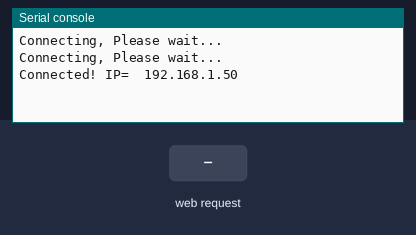
A program run on a simulated Raspberry Pi Pico running MicroPython. On the bench: the last lines printed to the serial console. Inputs (shaded band) come from the test bench. WiFi joins after 1.5 s.

Above: at 3.2 s.
3.3 s: HTTP request GET /on received
At 4.5 s:
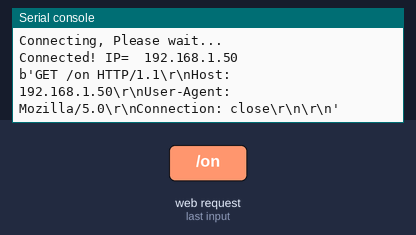
4.8 s: HTTP request GET /off received
At 5.9 s:
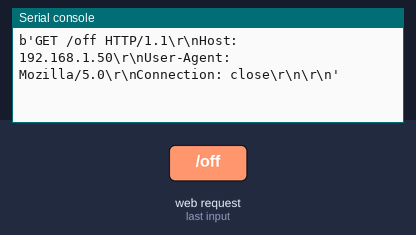
6.3 s: HTTP request GET / received
At 7.0 s:
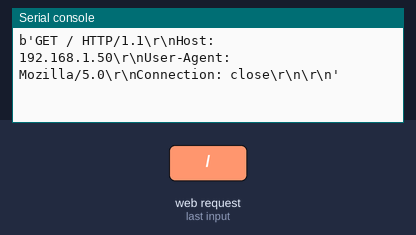

Measured:
- after the input at 3.3 s, the serial console: prints a new line at once (image 1)
- after the input at 4.8 s, the serial console: prints a new line at once (image 2)
- after the input at 6.3 s, the serial console: prints a new line at once (image 3)

The program:

01_Wireless.py
```python
import network
import socket
import utime

state = "off"
ssid = "Home_103"
password = "Krish101114"

def connect():
    wlan = network.WLAN(network.STA_IF)
    wlan.active(True)
    wlan.connect(ssid,password)

    while wlan.isconnected() == False:
        print("Connecting, Please wait...")
        utime.sleep(1)

    print("Connected! IP= ",wlan.ifconfig()[0])

def web_page(state):
    html = f"""
        <!DOCTYPE html>
        <html>
        <form action="./on">
        <input type="submit" value="Turn Light on" />
        </form>
        <form action="./off">
        <input type="submit" value="Turn Light off" />
        </form>
        <p>LED state: {state}</p>
        </body>
        </html>
        """
    return(html)

def open_socket():
    address = socket.getaddrinfo("0.0.0.0",80)[0][-1]
    s = socket.socket()
    s.bind(address)
    s.listen(3)

    return(s)

connect()

s = open_socket()

try:
    while True:
        client = s.accept()[0]
        request = client.recv(1024)
        request = str(request)
        print(request)

        html = web_page(state)
        client.send('HTTP/1.1 200 OK\r\nContent-type: text/html\r\n\r\n')
        client.send(html)
        client.close()

except OSError as e:
    print("Error: Connection terminated.")
    client.close()
```
